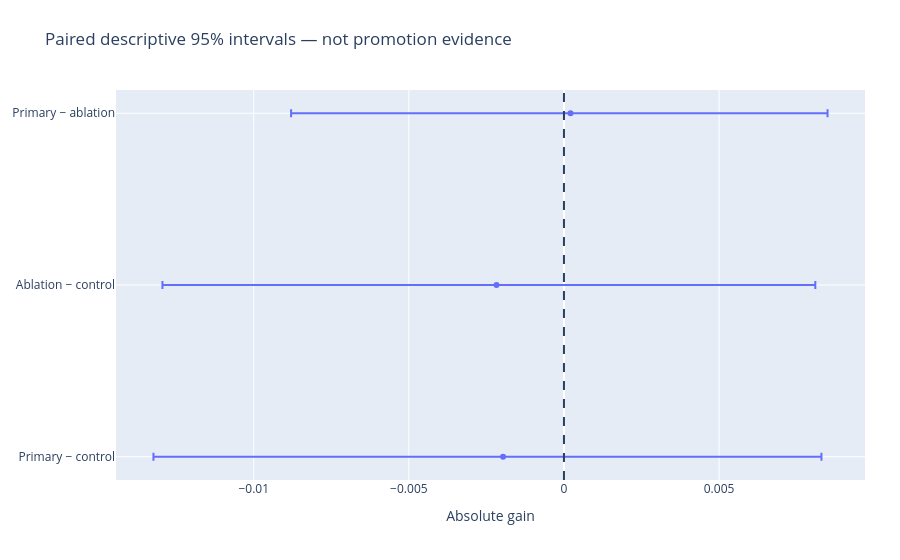

Notebook source saved alongside this figure:
### Markdown cell above
## 2 · Descriptive paired intervals

### Code cell
path = ROOT/'outputs/plots/02.json'
if hashlib.sha256(path.read_bytes()).hexdigest() != receipt['plot_hashes'][path.name]:
    raise ValueError('Saved chart checksum changed')
fig = pio.from_json(path.read_text())
display({'application/vnd.plotly.v1+json':json.loads(pio.to_json(fig))}, raw=True)

### Figure 1 — Plotly figure (JSON) as saved in the notebook; plotly's stock layout.template omitted (floating-point values rounded to 4 significant figures)
{"data": [{"error_x": {"array": [0.01026, 0.01028, 0.008287], "arrayminus": [0.01127, 0.01077, 0.009006], "symmetric": false, "type": "data"}, "mode": "markers", "type": "scatter", "x": [-0.001964, -0.002174, 0.0002103], "y": ["Primary − control", "Ablation − control", "Primary − ablation"]}], "layout": {"margin": {"b": 80, "l": 65, "r": 35, "t": 90}, "shapes": [{"line": {"dash": "dash"}, "type": "line", "x0": 0, "x1": 0, "xref": "x", "y0": 0, "y1": 1, "yref": "y domain"}], "title": {"text": "Paired descriptive 95% intervals — not promotion evidence"}, "xaxis": {"automargin": true, "title": {"text": "Absolute gain"}}, "yaxis": {"automargin": true}}}
